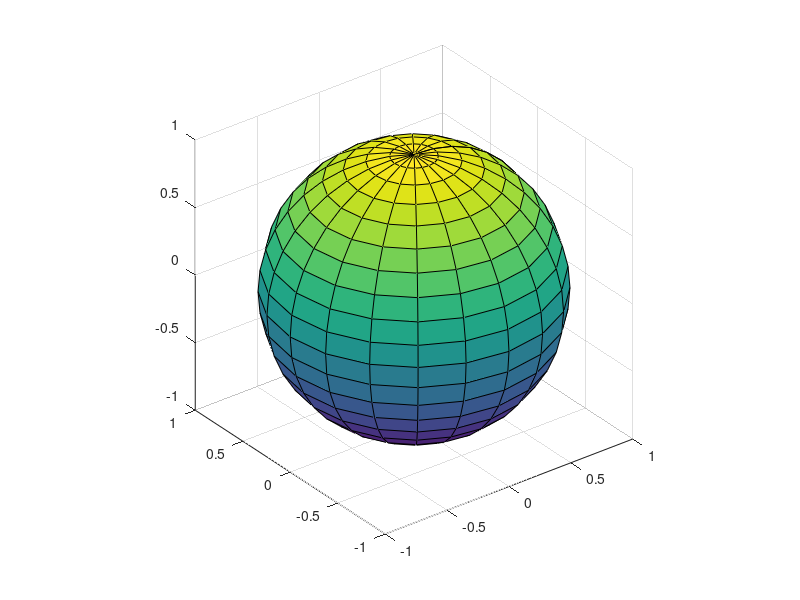

Write the MATLAB code that produced this figure. (Note: this script raises an error after producing the figure.)
% o history
%   Daniel Klawitter
%   created 05-12-2009 - 16:45
%
% o summary
%      creates G1 spline on the sphere
% input:  o 
% output: o nice picture
% todo:   o 
%
% literature: Gfrerrer - On the construction of rational curves on
%             hyperquadrics
%             Gfrerrer - the kinematic mapping - a tool for motion design

M = diag([-1,1,1,1]);

sphere;
axis equal;
hold on;

a = {};
controlPoints.coords = getSphereCoords(-pi/3,0);
a{1} = controlPoints;
controlPoints.coords = getSphereCoords(-pi/3.5,-pi/4);
a{2} = controlPoints;
controlPoints.coords = getSphereCoords(-pi/4,-pi/7);
a{3} = controlPoints;
controlPoints.coords = getSphereCoords(-pi/8,-pi/5);
a{4} = controlPoints;
controlPoints.coords = getSphereCoords(0,0);
a{5} = controlPoints;

for i=1:length(a)
    p = plot3(a{i}.coords(2),a{i}.coords(3),a{i}.coords(4));
    set(p,'Marker','.');
    set(p,'MarkerSize',30);
end

point1 = [];

for i = 0:0.01:1
    point1 = [point1,QBinterpolation(a,i,M)];
end

for i=1:size(point1,2)
    point1(:,i)=1/point1(1,i).*point1(:,i);
end

X=point1(2,:);
Y=point1(3,:);
Z=point1(4,:);
plot3(X,Y,Z);

% X=points(2,:);
% Y=points(3,:);
% Z=points(4,:);
% plot3(X,Y,Z);

%% calculate controlpoint for the next QB-segment
tangentPoint = getTangentPoint(getSphereCoords(-pi/3,0),...
    getSphereCoords(-pi/8,-pi/5),getSphereCoords(0,0),M);
% getSphereCoords(pi/3,0) is the endpoint of the second qb-segment
% the points variable contains possible points for the second control
% structure for G1 continuity (one of this points must be the second point
% of the second control structure)
points = getQBpoints(getSphereCoords(0,0),getSphereCoords(pi/3,0), tangentPoint, M);


for i=1:size(points,2)
    p = plot3(points(2,i),points(3,i),points(4,i));
    set(p,'Marker','.');
    set(p,'MarkerSize',20);
end

% a = {};
% controlPoints.coords = getSphereCoords(-pi/3,0);
% a{1} = controlPoints;
% controlPoints.coords = getSphereCoords(-pi/8,-pi/5);
% a{2} = controlPoints;
% controlPoints.coords = getSphereCoords(0,0);
% a{3} = controlPoints;


% the second curve segments are constructed for every point in points that
% is not the startpoint of the second segment.
for i=1:size(points,2)
    if points(:,i)==a{1}.coords
        continue;
    end
    a = {};
    controlPoints.coords = getSphereCoords(0,0);
    a{1} = controlPoints;
    controlPoints.coords = points(:,i);
    a{2} = controlPoints;
    controlPoints.coords = getSphereCoords(pi/6,pi/8);
    a{3} = controlPoints;
    controlPoints.coords = getSphereCoords(pi/4,pi/12);
    a{4} = controlPoints;
    controlPoints.coords = getSphereCoords(pi/3,0);
    a{5} = controlPoints;
    
    point1 = [];
    for j = 0:0.01:1
        point1 = [point1,QBinterpolation(a,j,M)];
    end
    
    for j=1:size(point1,2)
        point1(:,j)=1/point1(1,j).*point1(:,j);
    end
    
    X=point1(2,:);
    Y=point1(3,:);
    Z=point1(4,:);
    plot3(X,Y,Z);
    
end